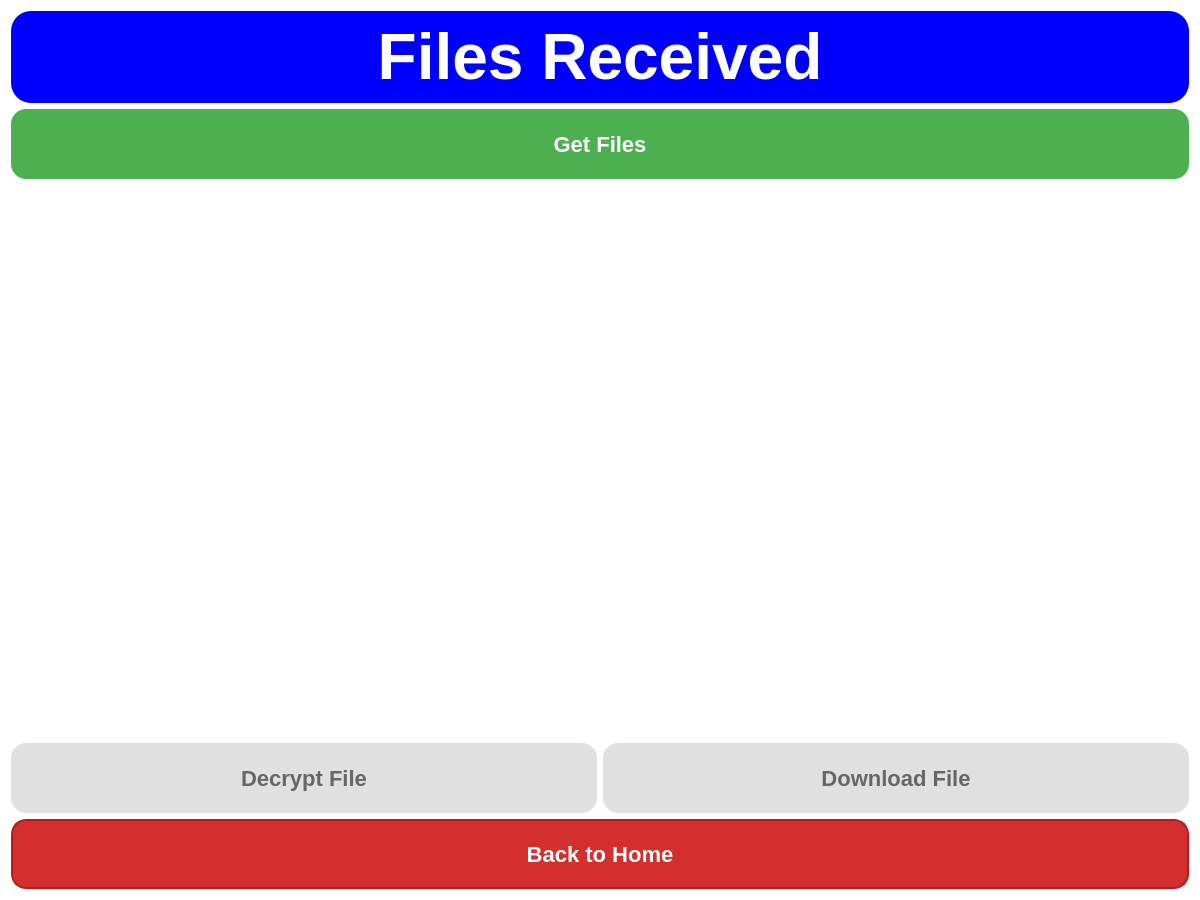
<?xml version="1.0" encoding="UTF-8"?>
<ui version="4.0">
 <class>RecievedFilesPage</class>
 <widget class="QDialog" name="RecievedFilesPage">
  <property name="geometry">
   <rect>
    <x>0</x>
    <y>0</y>
    <width>1200</width>
    <height>900</height>
   </rect>
  </property>
  <property name="windowTitle">
   <string>Files Received</string>
  </property>
  <property name="styleSheet">
   <string notr="true">background-color: white;</string>
  </property>
  <layout class="QVBoxLayout" name="verticalLayout">
   <item>
    <widget class="QLabel" name="titleLabel">
     <property name="text">
      <string>Files Received</string>
     </property>
     <property name="font">
      <font>
       <pointsize>48</pointsize>
       <bold>true</bold>
      </font>
     </property>
     <property name="styleSheet">
      <string notr="true">background-color: blue; color: white; border-radius: 20px; padding: 10px;</string>
     </property>
     <property name="alignment">
      <set>Qt::AlignCenter</set>
     </property>
    </widget>
   </item>
   <item>
    <widget class="QPushButton" name="getFilesButton">
     <property name="text">
      <string>Get Files</string>
     </property>
     <property name="minimumSize">
      <size>
       <width>300</width>
       <height>70</height>
      </size>
     </property>
     <property name="font">
      <font>
       <pointsize>22</pointsize>
       <bold>true</bold>
      </font>
     </property>
     <property name="styleSheet">
      <string notr="true">color: white; background-color: #4CAF50; border: none; border-radius: 15px; font-size: 22px;</string>
     </property>
    </widget>
   </item>
   <item>
    <widget class="QScrollArea" name="fileScrollArea">
     <property name="minimumSize">
      <size>
       <width>0</width>
       <height>400</height>
      </size>
     </property>
     <property name="widgetResizable">
      <bool>true</bool>
     </property>
     <property name="styleSheet">
      <string notr="true">border: none; background-color: transparent;</string>
     </property>
     <widget class="QWidget" name="scrollAreaWidgetContents">
      <property name="geometry">
       <rect>
        <x>0</x>
        <y>0</y>
        <width>1176</width>
        <height>400</height>
       </rect>
      </property>
      <layout class="QVBoxLayout" name="verticalLayout_2">
       <property name="spacing">
        <number>10</number>
       </property>
       <property name="leftMargin">
        <number>0</number>
       </property>
       <property name="topMargin">
        <number>0</number>
       </property>
       <property name="rightMargin">
        <number>0</number>
       </property>
       <property name="bottomMargin">
        <number>0</number>
       </property>
      </layout>
     </widget>
    </widget>
   </item>
   <item>
    <layout class="QHBoxLayout" name="horizontalLayout">
     <item>
      <widget class="QPushButton" name="decryptButton">
       <property name="text">
        <string>Decrypt File</string>
       </property>
       <property name="minimumSize">
        <size>
         <width>250</width>
         <height>70</height>
        </size>
       </property>
       <property name="font">
        <font>
         <pointsize>22</pointsize>
         <bold>true</bold>
        </font>
       </property>
       <property name="styleSheet">
        <string notr="true">color: #666666; background-color: #e0e0e0; border: none; border-radius: 15px; font-size: 22px;</string>
       </property>
       <property name="enabled">
        <bool>false</bool>
       </property>
      </widget>
     </item>
     <item>
      <widget class="QPushButton" name="downloadButton">
       <property name="text">
        <string>Download File</string>
       </property>
       <property name="minimumSize">
        <size>
         <width>250</width>
         <height>70</height>
        </size>
       </property>
       <property name="font">
        <font>
         <pointsize>22</pointsize>
         <bold>true</bold>
        </font>
       </property>
       <property name="styleSheet">
        <string notr="true">color: #666666; background-color: #e0e0e0; border: none; border-radius: 15px; font-size: 22px;</string>
       </property>
       <property name="enabled">
        <bool>false</bool>
       </property>
      </widget>
     </item>
    </layout>
   </item>
   <item>
    <widget class="QPushButton" name="backButton">
     <property name="text">
      <string>Back to Home</string>
     </property>
     <property name="minimumSize">
      <size>
       <width>150</width>
       <height>70</height>
      </size>
     </property>
     <property name="font">
        <font>
         <pointsize>22</pointsize>
         <bold>true</bold>
        </font>
       </property>
     <property name="styleSheet">
      <string notr="true">background-color: #D32F2F; color: white; border: 2px solid #B71C1C; border-radius: 15px; padding: 10px; font-weight: bold; font-size: 22px;</string>
     </property>
    </widget>
   </item>
  </layout>
 </widget>
 <resources/>
 <connections/>
</ui> 
